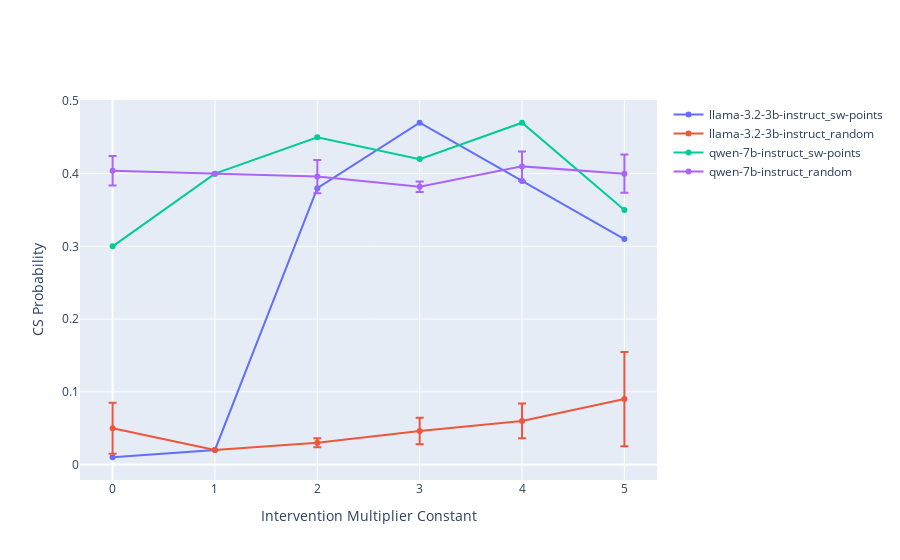

This figure's notebook cell:
### Code cell
# CS Proba
llama_sw = [0.01,0.02,0.38,0.47,0.39,0.31]
llama_rand1 = [0.04,0.02,0.03,0.02,0.03,0.05]
llama_rand2 = [0.03,0.02,0.03,0.07,0.1,0.22]
llama_rand3 = [0.04,0.02,0.04,0.06,0.07,0.05]
llama_rand4 = [0.02,0.02,0.03,0.05,0.06,0.08]
llama_rand5 = [0.12,0.02,0.02,0.03,0.04,0.05]
llama_rand = [llama_rand1, llama_rand2, llama_rand3, llama_rand4, llama_rand5]

qwen_sw = [0.3,0.40,0.45,0.42,0.47,0.35]
qwen_rand1 = [0.4,0.4,0.37,0.38,0.4,0.37]
qwen_rand2 = [0.4,0.4,0.39,0.38,0.4,0.37]
qwen_rand3 = [0.42,0.4,0.44,0.39,0.39,0.4]
qwen_rand4 = [0.43,0.4,0.39,0.37,0.41,0.43]
qwen_rand5 = [0.37,0.4,0.39,0.39,0.45,0.43]
qwen_rand = [qwen_rand1, qwen_rand2, qwen_rand3, qwen_rand4, qwen_rand5]

labels = ['llama-3.2-3b-instruct_sw-points', 'llama-3.2-3b-instruct_random', 'qwen-7b-instruct_sw-points', 'qwen-7b-instruct_random']
all_scores = [llama_sw, llama_rand, qwen_sw, qwen_rand]
metric_name = 'CS Probability'
out_path = '../figures/cs-proba-multiplier-effects'
visualize_scores(all_scores, labels, metric_name, out_path)

### Figure 1 — Plotly figure (JSON) as saved in the notebook; plotly's stock layout.template omitted (floating-point values rounded to 4 significant figures)
{"data": [{"mode": "lines+markers", "name": "llama-3.2-3b-instruct_sw-points", "type": "scatter", "x": [0, 1, 2, 3, 4, 5], "y": [0.01, 0.02, 0.38, 0.47, 0.39, 0.31]}, {"error_y": {"array": [0.03506, 0, 0.006198, 0.01818, 0.024, 0.06471], "type": "data", "visible": true}, "mode": "lines+markers", "name": "llama-3.2-3b-instruct_random", "type": "scatter", "x": [0, 1, 2, 3, 4, 5], "y": [0.05, 0.02, 0.03, 0.046, 0.06, 0.09]}, {"mode": "lines+markers", "name": "qwen-7b-instruct_sw-points", "type": "scatter", "x": [0, 1, 2, 3, 4, 5], "y": [0.3, 0.4, 0.45, 0.42, 0.47, 0.35]}, {"error_y": {"array": [0.02018, 0, 0.02286, 0.007334, 0.02056, 0.0263], "type": "data", "visible": true}, "mode": "lines+markers", "name": "qwen-7b-instruct_random", "type": "scatter", "x": [0, 1, 2, 3, 4, 5], "y": [0.404, 0.4, 0.396, 0.382, 0.41, 0.4]}], "layout": {"xaxis": {"title": {"text": "Intervention Multiplier Constant"}}, "yaxis": {"title": {"text": "CS Probability"}}}}
